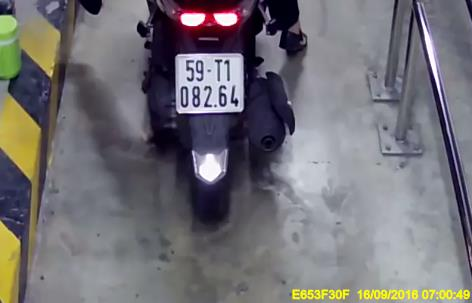
#> input picture dataset/0001_05318_b.jpg, 472 x 303 px; its folder holds only this picture in this run
$ python cca.py --path ../dataset/0001_05318_b.jpg
#> lines starting #> are read from the running program, lines starting #| are printed output that depends on the picture; after the words box and inside, x2 and y2 are one past the last pixel; in counts of white or black regions, pixels touching at a corner belong together
#> in main, img is the input picture: shape (303, 472, 3); mean B, G, R 117.5, 112.6, 114.7
from skimage import measure
from skimage.measure import regionprops
import matplotlib.pyplot as plt
import matplotlib.patches as patches
import os
import sys
import cv2
import argparse

def localizeLP(img):
	""" Localize license plate area by connected component analysis algorithm."""
	# convert to gray
	gray_img=cv2.cvtColor(img,cv2.COLOR_BGR2GRAY)
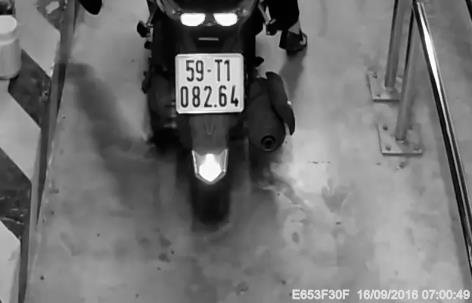
#> gray_img: shape (303, 472); min 0, max 255, mean 113.8
	# get binary image by apply Otsu thresholding
	ret,thresh_img=cv2.threshold(gray_img,0,255,cv2.THRESH_OTSU)
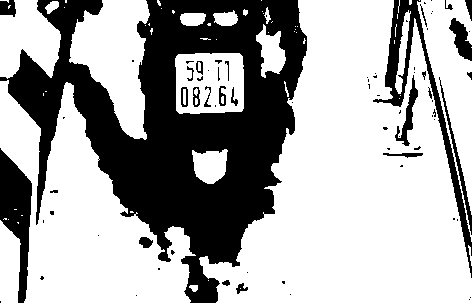
#> thresh_img: shape (303, 472); 66.1% white; 76 black regions (50 under 20 px), largest, box (x1, y1, x2, y2) and area: (0, 0, 307, 303) 39915, (373, 0, 472, 278) 3075, (0, 148, 32, 303) 2610
#> ret = 99
	# this gets all the connected regions and groups them together
	label_image = measure.label(thresh_img)
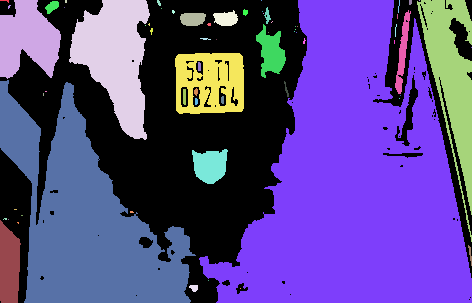
#> label_image: shape (303, 472) int64; 67 distinct labels, from 0 to 66; one colour per label, 0 black
	# getting the maximum width, height and minimum width and height that a license plate can be
	img_height=gray_img.shape[0]
#> img_height = 303
	img_width=gray_img.shape[1]
#> img_width = 472
	min_height, max_height, min_width, max_width = (0.1*img_height, 0.7*img_height, 0.1*img_width, 0.7*img_width)
#> min_height = 30.3; max_height = 212.1; min_width = 47.2; max_width = 330.4
	horizontal_min, horizontal_max = (0.1*img_width, 0.9*img_width)
#> horizontal_min = 47.2; horizontal_max = 424.8

	plate_objects_cordinates = []
	plate_like_objects = []
	# regionprops creates a list of properties of all the labelled regions
	for region in regionprops(label_image):
		# the bounding box coordinates
		min_row, min_col, max_row, max_col = region.bbox
		region_height = max_row - min_row
		region_width = max_col - min_col
		scale=region_height/region_width
		# ensuring that the region identified satisfies the condition of a typical license plate
		if region_height >= min_height and region_height <= max_height and region_width >= min_width and region_width <= max_width and min_col>horizontal_min and max_col<horizontal_max and scale<10/7 and scale>0.7:
			plate_objects_cordinates.append((min_row, min_col,max_row, max_col))
#> this loop made 66 passes
#> (min_row, min_col, max_row, max_col, region_height, region_width, scale) on passes 1 to 12: (0, 0, 3, 9, 3, 9, 0.333), (0, 0, 79, 61, 79, 61, 1.3), (0, 65, 3, 67, 3, 2, 1.5), (0, 69, 140, 150, 140, 81, 1.73), (0, 157, 6, 161, 6, 4, 1.5), (0, 261, 1, 262, 1, 1, 1), (0, 199, 303, 472, 303, 273, 1.11), (0, 398, 13, 400, 13, 2, 6.5), (0, 409, 5, 412, 5, 3, 1.67), (0, 419, 1, 420, 1, 1, 1), (0, 417, 242, 472, 242, 55, 4.4), (1, 45, 14, 59, 13, 14, 0.929)
#> after the loop, plate_objects_cordinates = [(53, 175, 114, 244)]
	return plate_objects_cordinates

def main():
	parser = argparse.ArgumentParser(usage="Visualize license plate localization using Canny edge detection")
	parser.add_argument("--folder", type=str, default='dataset', help="Visualize images in the specified folder.")
	parser.add_argument("--path", type=str, default='', help="Visualize image with the specified path.")
	args = parser.parse_args()

	paths=[]
	if hasattr(args,'path') and args.path:
		paths=[args.path]
	elif hasattr(args,'folder') and args.folder:
		files = os.listdir(args.folder)
		paths=[os.path.join(args.folder,file) for file in files]
	else:
		print('Error: Unexpected arguments.')

	for filename in paths:
		print(filename)
		img=cv2.imread(filename)
		cors=localizeLP(img)
#> cors = [(53, 175, 114, 244)]
		fig, (ax1) = plt.subplots(1)
		ax1.imshow(img, cmap="gray")
		for min_row,min_col,max_row,max_col in cors:
			rectBorder = patches.Rectangle((min_col, min_row), max_col-min_col,max_row-min_row, edgecolor="red", linewidth=2, fill=False)
			ax1.add_patch(rectBorder)
#> this loop made 1 pass
		plt.show(block=False)
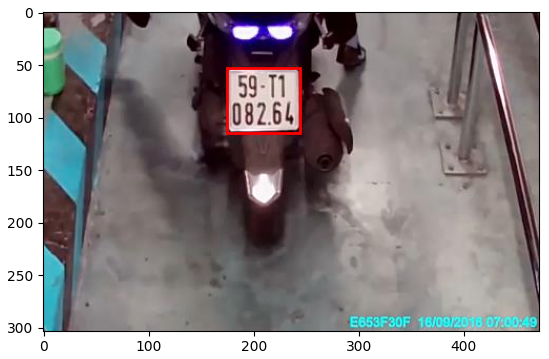
#> figure drawn by matplotlib, 1 panel; B, G, R data is drawn as R, G, B
		plt.pause(1)
		plt.close()

if __name__=='__main__':
	main()

$ run again, on dataset/0031_07285_b.jpg
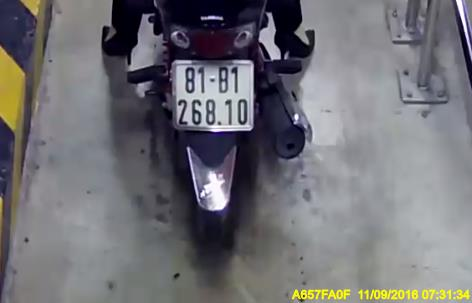
#> input picture dataset/0031_07285_b.jpg, 472 x 303 px
#> in main, img is the input picture: shape (303, 472, 3); mean B, G, R 117.6, 112.8, 113.4
#> in localizeLP, `ret,thresh_img=cv2.threshold(gray_img,0,255,cv2.THRESH_OTSU)`:
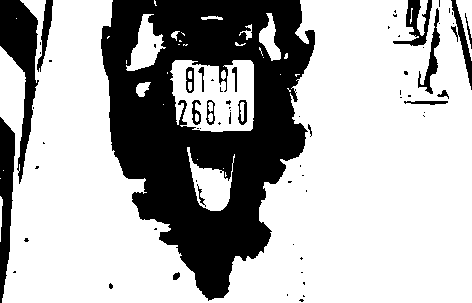
#> thresh_img: shape (303, 472); 69.4% white; 68 black regions (49 under 20 px), largest, box (x1, y1, x2, y2) and area: (101, 0, 315, 301) 35580, (0, 0, 39, 184) 3002, (0, 117, 15, 303) 1806
#> ret = 94
#> label_image: shape (303, 472) int64; 43 distinct labels, from 0 to 42
#> the loop in localizeLP, `for region in regionprops(label_image):` made 42 passes
#> (min_row, min_col, max_row, max_col, region_height, region_width, scale) on passes 1 to 8: (0, 0, 303, 472, 303, 472, 0.642), (0, 154, 6, 157, 6, 3, 2), (0, 417, 36, 428, 36, 11, 3.27), (0, 456, 61, 472, 61, 16, 3.81), (8, 410, 24, 413, 16, 3, 5.33), (13, 259, 61, 281, 48, 22, 2.18), (14, 126, 71, 166, 57, 40, 1.43), (16, 201, 20, 223, 4, 22, 0.182)
#> after the loop in localizeLP, `for region in regionprops(label_image):`: plate_objects_cordinates = [(60, 170, 132, 254), (147, 187, 211, 235)]
#> the loop in main, `for min_row,min_col,max_row,max_col in cors:` made 2 passes
#> in main, `plt.show(block=False)`:
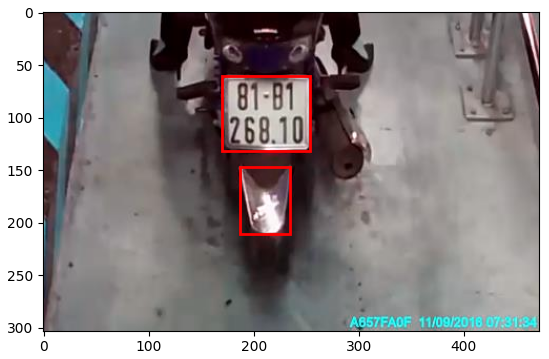
#> figure drawn by matplotlib, 1 panel; B, G, R data is drawn as R, G, B

$ run again, on dataset/0041_00951_b.jpg
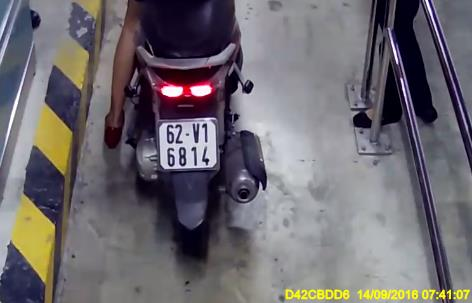
#> input picture dataset/0041_00951_b.jpg, 472 x 303 px
#> in main, img is the input picture: shape (303, 472, 3); mean B, G, R 111.4, 105.9, 110.1
#> in localizeLP, `ret,thresh_img=cv2.threshold(gray_img,0,255,cv2.THRESH_OTSU)`:
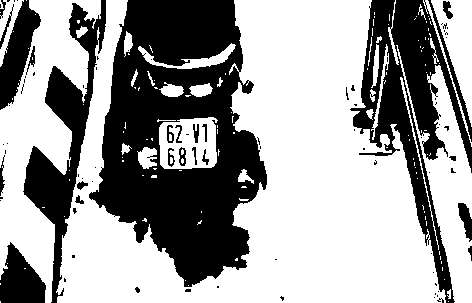
#> thresh_img: shape (303, 472); 61.8% white; 86 black regions (61 under 20 px), largest, box (x1, y1, x2, y2) and area: (89, 0, 267, 287) 29843, (350, 0, 472, 303) 11882, (23, 0, 106, 303) 6743
#> ret = 96
#> label_image: shape (303, 472) int64; 135 distinct labels, from 0 to 134
#> the loop in localizeLP, `for region in regionprops(label_image):` made 134 passes
#> (min_row, min_col, max_row, max_col, region_height, region_width, scale) on passes 1 to 8: (0, 0, 9, 4, 9, 4, 2.25), (0, 0, 67, 24, 67, 24, 2.79), (0, 26, 1, 27, 1, 1, 1), (0, 0, 303, 101, 303, 101, 3), (0, 56, 303, 446, 303, 390, 0.777), (0, 388, 65, 399, 65, 11, 5.91), (0, 423, 147, 472, 147, 49, 3), (0, 431, 127, 472, 127, 41, 3.1)
#> after the loop in localizeLP, `for region in regionprops(label_image):`: plate_objects_cordinates = [(117, 159, 169, 218)]
#> the loop in main, `for min_row,min_col,max_row,max_col in cors:` made 1 pass
#> in main, `plt.show(block=False)`:
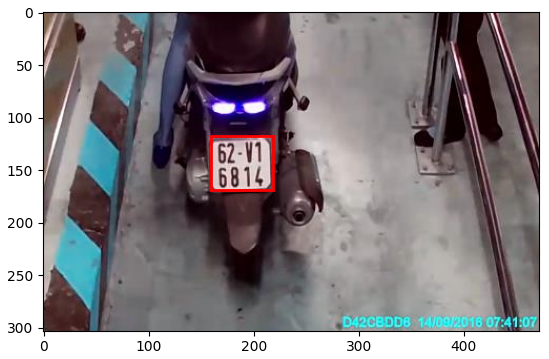
#> figure drawn by matplotlib, 1 panel; B, G, R data is drawn as R, G, B

$ run again, on dataset/0045_01674_b.jpg
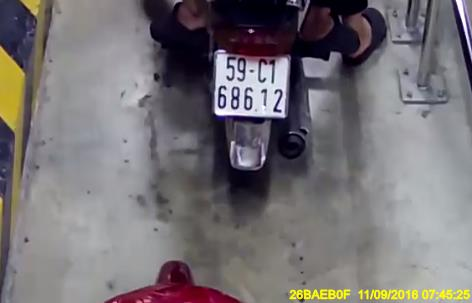
#> input picture dataset/0045_01674_b.jpg, 472 x 303 px
#> in main, img is the input picture: shape (303, 472, 3); mean B, G, R 117, 113.8, 118
#> in localizeLP, `ret,thresh_img=cv2.threshold(gray_img,0,255,cv2.THRESH_OTSU)`:
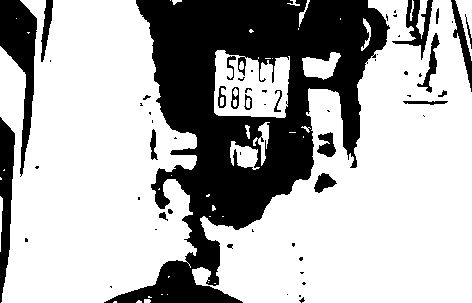
#> thresh_img: shape (303, 472); 69.4% white; 59 black regions (36 under 20 px), largest, box (x1, y1, x2, y2) and area: (104, 0, 390, 303) 35528, (0, 0, 37, 177) 2772, (0, 117, 15, 303) 1710
#> ret = 96
#> label_image: shape (303, 472) int64; 50 distinct labels, from 0 to 49
#> the loop in localizeLP, `for region in regionprops(label_image):` made 49 passes
#> (min_row, min_col, max_row, max_col, region_height, region_width, scale) on passes 1 to 8: (0, 0, 303, 197, 303, 197, 1.54), (0, 170, 1, 171, 1, 1, 1), (0, 172, 5, 182, 5, 10, 0.5), (0, 287, 6, 300, 6, 13, 0.462), (0, 299, 27, 310, 27, 11, 2.45), (0, 192, 303, 472, 303, 280, 1.08), (0, 410, 21, 414, 21, 4, 5.25), (0, 416, 39, 428, 39, 12, 3.25)
#> after the loop in localizeLP, `for region in regionprops(label_image):`: plate_objects_cordinates = [(50, 214, 118, 290)]
#> the loop in main, `for min_row,min_col,max_row,max_col in cors:` made 1 pass
#> in main, `plt.show(block=False)`:
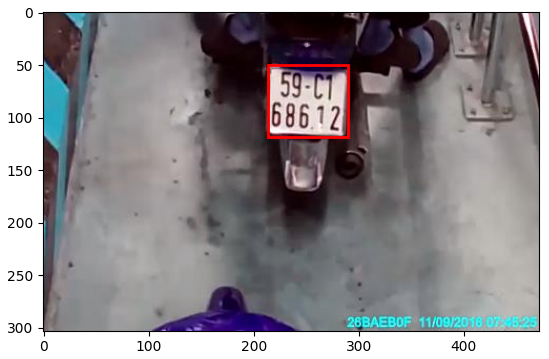
#> figure drawn by matplotlib, 1 panel; B, G, R data is drawn as R, G, B

$ run again, on dataset/0006_06035_b.jpg
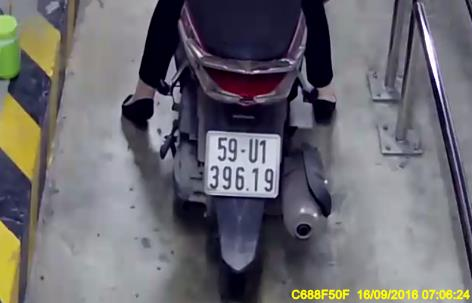
#> input picture dataset/0006_06035_b.jpg, 472 x 303 px
#> in main, img is the input picture: shape (303, 472, 3); mean B, G, R 110.9, 105.6, 107
#> thresh_img: shape (303, 472); 62.4% white; 95 black regions (70 under 20 px), largest, box (x1, y1, x2, y2) and area: (121, 0, 337, 303) 42006, (373, 0, 472, 279) 3183, (0, 50, 52, 224) 2655
#> ret = 94
#> label_image: shape (303, 472) int64; 80 distinct labels, from 0 to 79
#> the loop in localizeLP, `for region in regionprops(label_image):` made 79 passes
#> (min_row, min_col, max_row, max_col, region_height, region_width, scale) on passes 1 to 8: (0, 0, 303, 185, 303, 185, 1.64), (0, 45, 14, 60, 14, 15, 0.933), (0, 65, 4, 67, 4, 2, 2), (0, 263, 303, 472, 303, 209, 1.45), (0, 409, 5, 412, 5, 3, 1.67), (0, 417, 245, 472, 245, 55, 4.45), (0, 471, 1, 472, 1, 1, 1), (5, 183, 9, 186, 4, 3, 1.33)
#> after the loop in localizeLP, `for region in regionprops(label_image):`: plate_objects_cordinates = [(131, 199, 198, 281)]
#> the loop in main, `for min_row,min_col,max_row,max_col in cors:` made 1 pass
#> in main, `plt.show(block=False)`:
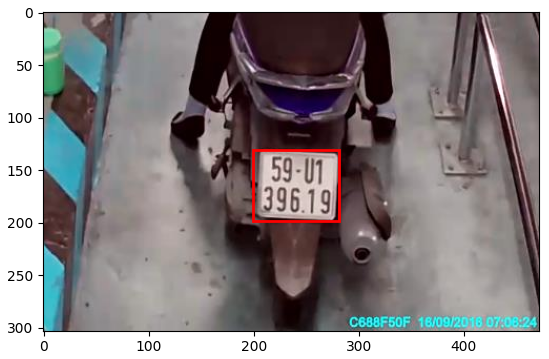
#> figure drawn by matplotlib, 1 panel; B, G, R data is drawn as R, G, B
